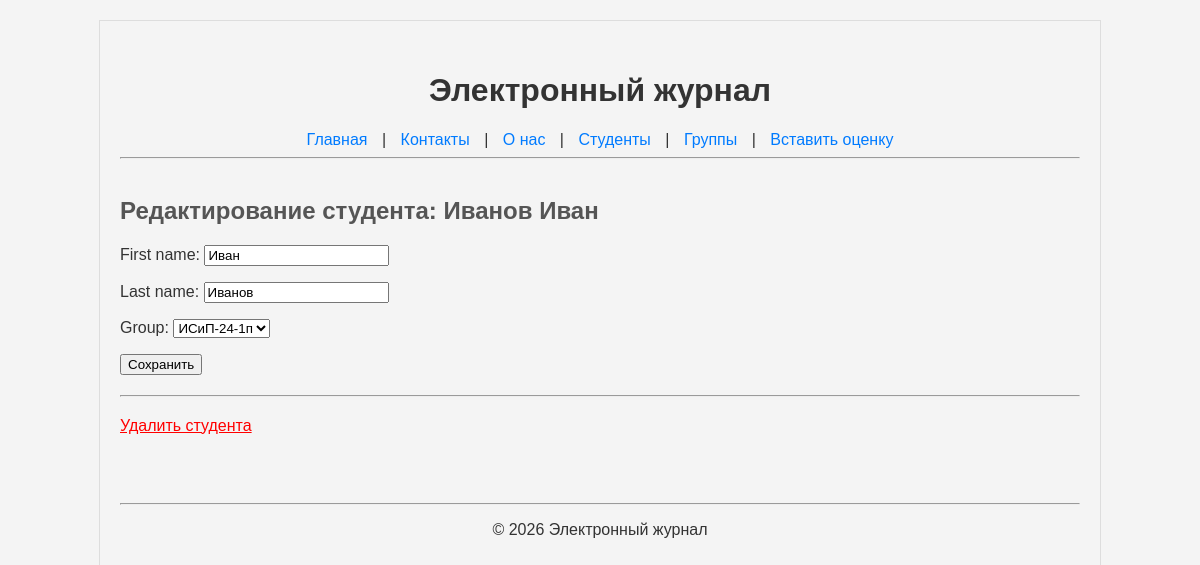
The page /student/1/edit/ on the database its author committed.
### journal/models.py (models this page shows, shortened)
class Student(models.Model):
    first_name = models.CharField(max_length=50)
    last_name = models.CharField(max_length=50)
    group = models.ForeignKey(Group, on_delete=models.CASCADE, related_name='students')

### journal/views.py (the view)
# urls.py: path('student/<int:student_id>/edit/', views.student_edit_view, name='student_edit'),
def student_edit_view(request, student_id):
    student = get_object_or_404(Student, pk=student_id)
    if request.method == 'POST':
        form = StudentForm(request.POST, instance=student)
        if form.is_valid():
            form.save()
            return redirect('student_detail', student_id=student.id)
    else:
        form = StudentForm(instance=student)
    context = {
        'form': form,
        'student': student,
    }
    return render(request, 'journal/student_form.html', context)

### journal/forms.py
class StudentForm(forms.ModelForm):
    class Meta:
        model = Student
        fields = ['first_name', 'last_name', 'group']

### journal/models.py (called while the page is built)
    def __str__(self):
        return self.name

### journal/templates/journal/student_form.html (shortened to what this page needs)
{% extends 'base.html' %}
{% block content %}
    <h2>
        {% if student %}
            Редактирование студента: {{ student.last_name }} {{ student.first_name }}
        {% else %}
            Добавить нового студента
        {% endif %}
    </h2>
    <form method="post">
        {{ form.as_p }}
        <button type="submit">Сохранить</button>
    </form>
    {% if student %}
        <hr style="margin: 20px 0;">
        <a href="{% url 'student_delete' student_id=student.id %}" style="color: red;">Удалить студента</a>
    {% endif %}
{% endblock %}

### static/css/style.css (style rules this page uses)
body { font-family: sans-serif; background-color: #f4f4f4; color: #333; width: 80%; max-width: 960px; margin: 20px auto; border: 1px solid #ddd; padding: 20px; }
main h2 { color: #555 }

### rows shown on the page
Student: last_name "Иванов", first_name "Иван", group "ИСиП-24-1п"
